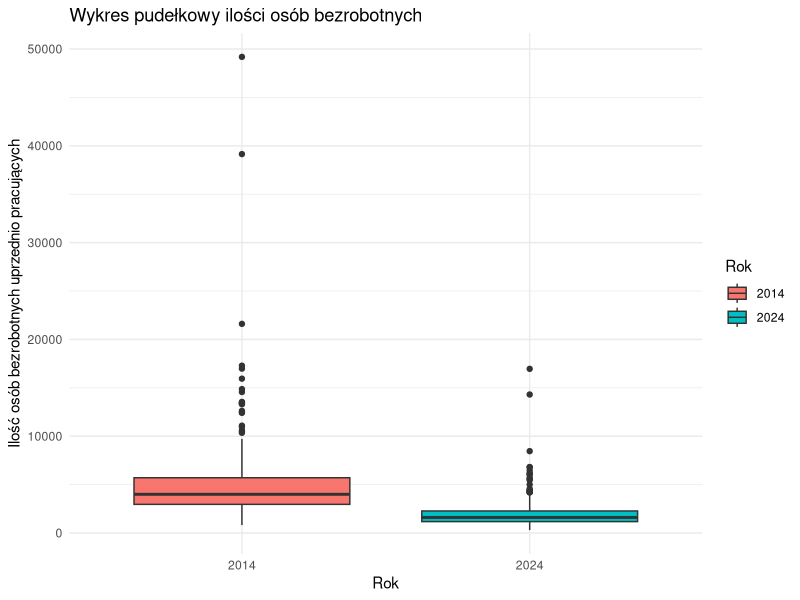
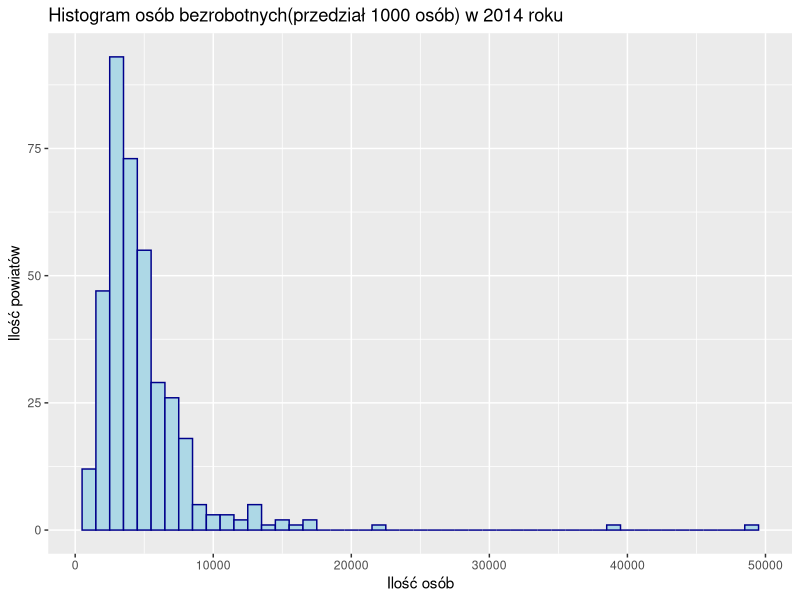
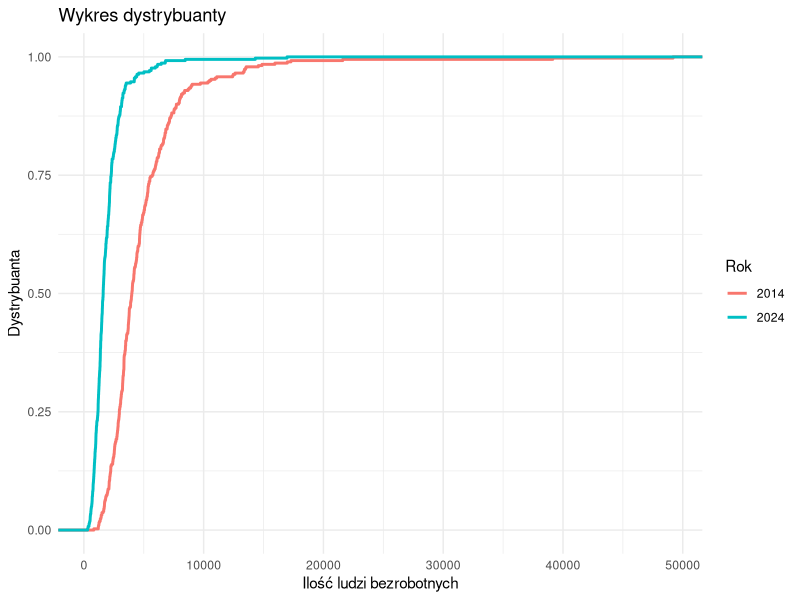
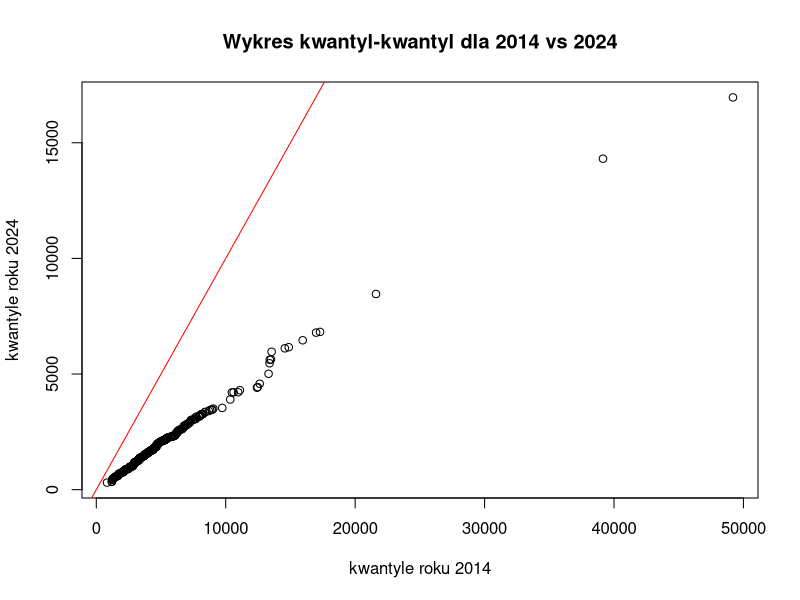

Recreate these plots in R, in order.
getwd()
setwd('C:/Users/user/Desktop/SEMESTR 4/STATYSTYKA')


install.packages("readxl")
library(readxl)
dane <- read_excel('BEZROBOTNI_REJESTROWANI.xlsx', 2, col_names =  F)
View(dane)


library(dplyr)
dane <- dane %>% slice(-c(2,4))

# Tworzenie tabeli tylko ze stycznia

dane_styczen <- dane[,2:16]

h1 <- c(as.character(dane_styczen[1,1]),
        as.character(dane_styczen[2,2:length(dane_styczen[2,])])) 
h1
dane_styczen <- dane_styczen %>% slice(-c(1:2))
colnames(dane_styczen) <- h1

View(dane_styczen)

# Chcemy tylko 2014 i 2024

gen_dane <- dane_styczen[c(1, 5, 15) ]

# Zamiana na typ liczbowy

(typeof(gen_dane$`2014`))
gen_dane$`2014` <- as.numeric(gen_dane$`2014`)
gen_dane$`2024` <- as.numeric(gen_dane$`2024`)

View(gen_dane)


# obliczenia parametrow

## srednia

(srednia_2014 <- mean(gen_dane$`2014`)) 
(srednia_2024 <- mean(gen_dane$`2024`))

## wariancja

(war_2014 <- var(gen_dane$`2014`))
(war_2024 <- var(gen_dane$`2024`))

## odchylenie standardowe

(odchylenie_2014 <- sd(gen_dane$`2014`))
(odchylenie_2024 <- sd(gen_dane$`2024`))


## wspolczynnik zmiennosci

(wspol_zm_2014 <- (odchylenie_2014 / srednia_2014) * 100)
(wspol_zm_2024 <- (odchylenie_2024 / srednia_2024) * 100)


## kwantyle i mediana

(kwantyl1_2014 <- quantile(gen_dane$`2014`, probs = 0.25))
(mediana_2014 <- median(gen_dane$`2014`))
(kwantyl3_2014 <- quantile(gen_dane$`2014`, probs = 0.75))

(kwantyl1_2024 <- quantile(gen_dane$`2024`, probs = 0.25))
(mediana_2024 <- median(gen_dane$`2024`))
(kwantyl3_2024 <- quantile(gen_dane$`2024`, probs = 0.75))


## wartosci min i max

# Wartość minimalna dla każdej kolumny
(min_values <- sapply(gen_dane[, c("2014", "2024")], min))

# Wartość maksymalna dla każdej kolumny
(max_values <- sapply(gen_dane[, c("2014", "2024")], max))


## Rozstep

(rozstep_2014 <- max_values[1] - min_values[1])
(rozstep_2024 <- max_values[2]- min_values[2])



## Skośność
install.packages("e1071")
library(e1071)
(skosnosc_2014 <- round(skewness(gen_dane$`2014`), 3))
(skosnosc_2024 <- round(skewness(gen_dane$`2024`), 3))


## Dominanta
(dominanta_2014 <- as.numeric(names(which.max(table(gen_dane$`2014`)))))
(dominanta_2024 <- as.numeric(names(which.max(table(gen_dane$`2024`)))))


## Kurtoza
(kurtoza_2014 <- kurtosis(gen_dane$`2014`))
(kurtoza_2014 <- kurtosis(gen_dane$`2024`))


# Wykresy

library(ggplot2)


## Wykres pudełkowy

#install.packages("reshape2")
library(reshape2)
gen_dane_long <- melt(gen_dane, variable.name = 'Rok', value.name = 'Bezrobotni')
View(gen_dane_long)

ggplot(gen_dane_long, aes(x = Rok, y = Bezrobotni, fill = Rok)) +
  geom_boxplot() +
  labs(title = "Wykres pudełkowy ilości osób bezrobotnych",
       y = "Ilość osób bezrobotnych uprzednio pracujących") +
  theme_minimal()


## Histogram

ggplot(gen_dane, aes(x=`2014`)) +
  geom_histogram( binwidth=1000,
                 color="darkblue", fill="lightblue") +
  labs(title="Histogram osób bezrobotnych(przedział 1000 osób) w 2014 roku",
       x="Ilość osób", y="Ilość powiatów") 


## Wykres dystrybuanty

ggplot(gen_dane_long, aes(x = Bezrobotni, color = Rok)) +
  stat_ecdf(size = 1) +
  labs(title = "Wykres dystrybuanty",
       x = "Ilość ludzi bezrobotnych",
       y = "Dystrybuanta",
       color = "Rok") +  
  theme_minimal() +
  theme(legend.position = "right")  


## Wykres kwantyl - kwantyl

qqplot(gen_dane$`2014`, gen_dane$`2024`,
       main = "Wykres kwantyl-kwantyl dla 2014 vs 2024", 
       xlab = "kwantyle roku 2014", ylab = "kwantyle roku 2024")

# Dodanie linii referencyjnej
abline(0, 1, col = "red")


# Hipotezy


# Hipoteza o rozkladzie 

## Hipoteza zerowa
### Dane pochodzą z rozkładu normalnego

## Hipoteza alternatywna
### Dane nie pochodzą z rozkładu normalnego

shapiro_test_2014 <- shapiro.test(gen_dane$`2014`)
print(shapiro_test_2014)
shapiro_test_2014$p.value

shapiro_test_2024 <- shapiro.test(gen_dane$`2024`)
print(shapiro_test_2024)
shapiro_test_2024$p.value


# p value jest mniejsze niz 0,05 więc hipoteza zerowa zostaje odrzucona



# Hipoteza o sredniej (sparowane, te same powiaty)

## Hipoteza zerowa
### srednias ludzi bezrobotnych nie zmieniła się

## Hipoteza alternatywna
### srednia ludzi bezrobotnych zmieniła się

wilc <- wilcox.test(gen_dane$`2014`, gen_dane$`2024`,
                    paired = TRUE)
print(wilc)
wilc$p.value


# p value jest mniejsze niz 0,05 więc hipoteza zerowa jest nieprawdziwa
